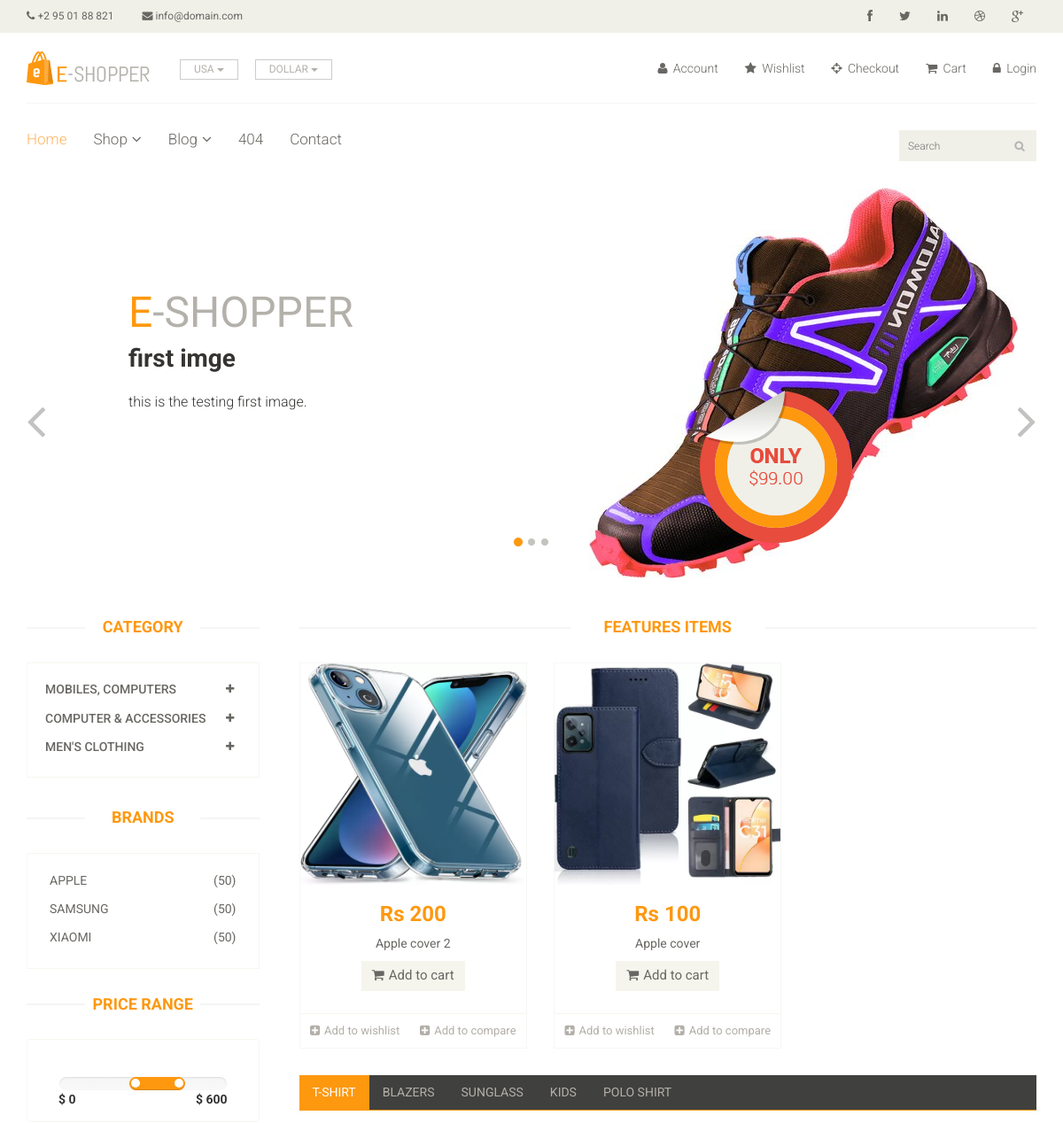
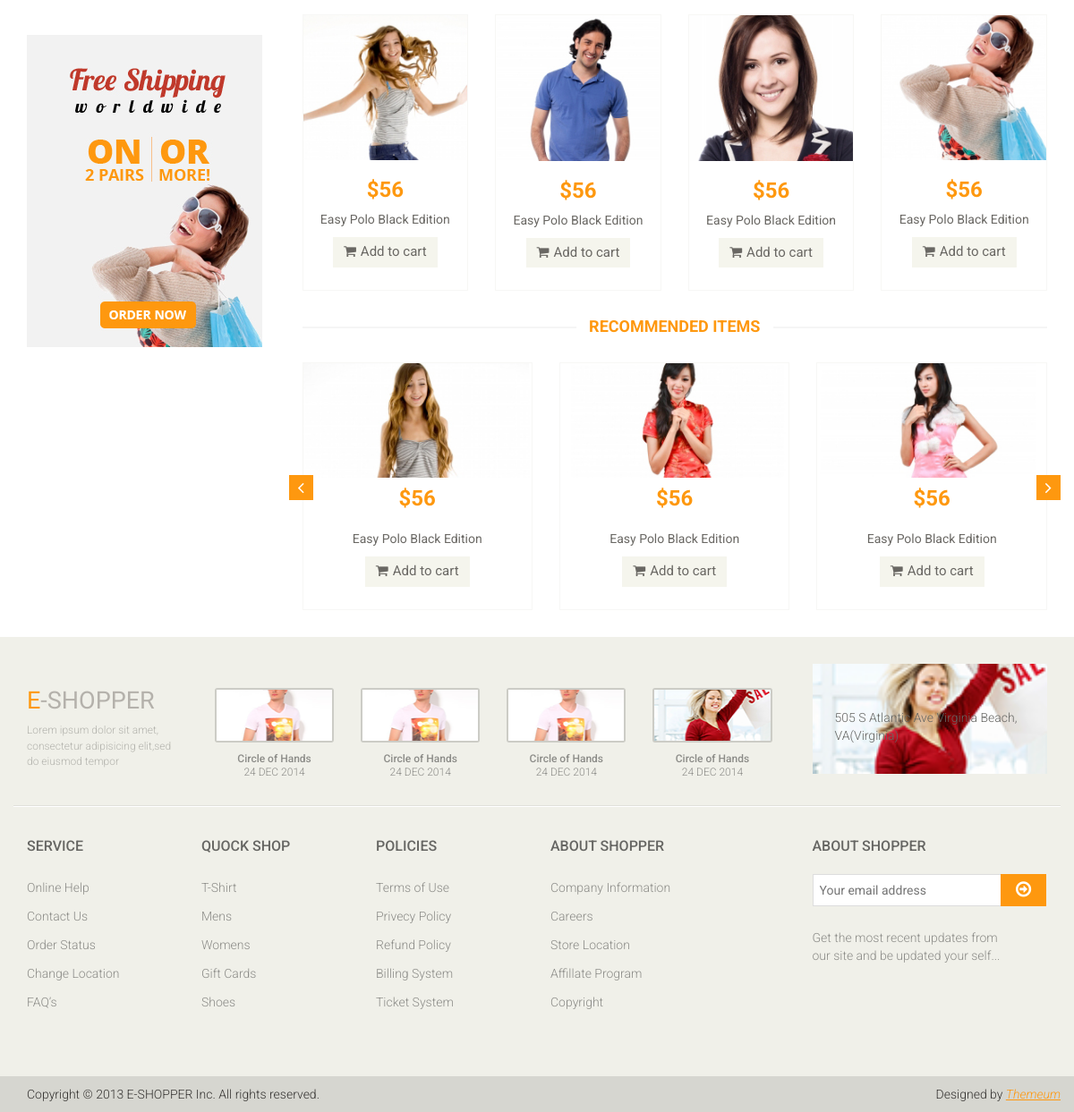
/?category=1, run on the app's committed database (2 pictures, top to bottom).
### app/models.py (models this page shows, shortened)
class Carousel(models.Model):
    image = models.ImageField(upload_to='pics/%y/%x/%d/')
    title = models.CharField(max_length=150)
    sub_title = models.CharField(max_length=100)

class Category(models.Model):
    name = models.CharField(max_length=150)

class Brand(models.Model):
    name = models.CharField(max_length=200)

class Product(models.Model):
    Availability = (('In Stock', 'In Stock'), ('Out of Stock', 'Out of Stock'))
    category = models.ForeignKey(Category, on_delete=models.CASCADE, null=False, default='')
    subcategory = models.ForeignKey(SubCategory, on_delete=models.CASCADE, null=False, default='')
    brand = models.ForeignKey(Brand, on_delete=models.CASCADE, null=True)
    image = models.ImageField(upload_to='ecommerce/pimg')
    name = models.CharField(max_length=100)
    price = models.IntegerField()
    date = models.DateField(auto_now_add=True)
    availability = models.CharField(choices=Availability, null=True, max_length=100)

### app/views.py (the view)
# urls.py: path('', views.Index, name='index'),
def Index(request):
    obj = Carousel.objects.all()
    category = Category.objects.all()
    brand = Brand.objects.all()
    product = Product.objects.all()
    categoryID = request.GET.get('category')
    brandID = request.GET.get('brand')
    if categoryID:
        product = Product.objects.filter(subcategory=categoryID).order_by('-id')
    elif brandID:
        product = Product.objects.filter(brand=brandID).order_by('-id')
    else:
        product = Product.objects.all()
    context = {
        'category': category,
        'product': product,
        'obj': obj,
        'brand': brand
    }
    return render(request, 'index.html', context)

### templates/index.html (shortened to what this page needs)
{% extends 'master.html' %}
{% block body %}
<section id="slider">
    <div class="container">
        <div class="row">
            <div class="col-sm-12">
                <div id="slider-carousel" class="carousel slide" data-ride="carousel">
                    <ol class="carousel-indicators">
                        <li data-target="#slider-carousel" data-slide-to="0" class="active"></li>
                        <li data-target="#slider-carousel" data-slide-to="1"></li>
                        <li data-target="#slider-carousel" data-slide-to="2"></li>
                    </ol>
                    <div class="carousel-inner">
                        {% for objects in obj %}
                        <div class="item {% if forloop.counter0 == 0 %} active {% endif %} ">
                            <div class="col-sm-6">
                                <h1><span>E</span>-SHOPPER</h1>
                                <h2>{{objects.title}}</h2>
                                <p>{{objects.sub_title}}. </p>
                            </div>
                            <div class="col-sm-6">
                                <img src="{{objects.image.url}}" class="girl img-responsive" alt=""/>
                                <img src="/static/images/home/pricing.png" class="pricing" alt=""/>
                            </div>
                        </div>
                        {% endfor %}
                    </div>
                    <a href="#slider-carousel" class="left control-carousel hidden-xs" data-slide="prev">
                        <i class="fa fa-angle-left"></i>
                    </a>
                    <a href="#slider-carousel" class="right control-carousel hidden-xs" data-slide="next">
                        <i class="fa fa-angle-right"></i>
                    </a>
                </div>
            </div>
        </div>
    </div>
</section>
<section>
    <div class="container">
        <div class="row">
            <div class="col-sm-3">
                <div class="left-sidebar">
                    <h2>Category</h2>
                    <div class="panel-group category-products" id="accordian">
                        {% for cat in category %}
                        <div class="panel panel-default">
                            <div class="panel-heading">
                                <h4 class="panel-title">
                                    <a data-toggle="collapse" data-parent="#accordian" href="#{{cat.id}}">
                                        <span class="badge pull-right"><i class="fa fa-plus"></i></span>
                                        {{cat.name}}
                                    </a>
                                </h4>
                            </div>
                        </div>
                        {% endfor %}
                    </div>
                    <div class="brands_products">
                        <h2>Brands</h2>
                        <div class="brands-name">
                            <ul class="nav nav-pills nav-stacked">
                                {% for i in brand %}
                                <li><a href="/?brand={{i.id}}"> <span class="pull-right">(50)</span>{{i.name}}</a></li>
                                  {% endfor %}
                            </ul>
                        </div>
                    </div>
                    <div class="price-range">
                        <h2>Price Range</h2>
                        <div class="well text-center">
                                   data-slider-step="5" data-slider-value="[250,450]" id="sl2"><br/>
                            <b class="pull-left">$ 0</b> <b class="pull-right">$ 600</b>
                        </div>
                    </div>
                    <div class="shipping text-center">
                        <img src="images/home/shipping.jpg" alt=""/>
                    </div>
                </div>
            </div>
            <div class="col-sm-9 padding-right">
                <section id="id">
                <div class="features_items">
                    <h2 class="title text-center">Features Items</h2>
                    {% for prod in product %}
                    <div class="col-sm-4">
                        <div class="product-image-wrapper">
                            <div class="single-products">
                                <div class="productinfo text-center">
                                    <img src="{{prod.image}}" alt="" height="250px;"/>
                                    <h2>Rs {{prod.price}}</h2>
                                    <p>{{prod.name}}</p>
                                    <a href="" class="btn btn-default add-to-cart"><i class="fa fa-shopping-cart"></i>Add
                                        to cart</a>
                                </div>
                                <div class="product-overlay">
                                    <div class="overlay-content">
                                          <form action="{% url 'add-to-cart' %}">
                                    </form>
                                    </div>
                                </div>
                            </div>
                            <div class="choose">
                                <ul class="nav nav-pills nav-justified">
                                    <li><a href="#"><i class="fa fa-plus-square"></i>Add to wishlist</a></li>
                                    <li><a href="#"><i class="fa fa-plus-square"></i>Add to compare</a></li>
                                </ul>
                            </div>
                        </div>
                    </div>
                    {% endfor %}
                </div>
                    </section>
                <div class="category-tab">
                    <div class="col-sm-12">
                        <ul class="nav nav-tabs">
                            <li class="active"><a href="#tshirt" data-toggle="tab">T-Shirt</a></li>
                            <li><a href="#blazers" data-toggle="tab">Blazers</a></li>
                            <li><a href="#sunglass" data-toggle="tab">Sunglass</a></li>
                            <li><a href="#kids" data-toggle="tab">Kids</a></li>
                            <li><a href="#poloshirt" data-toggle="tab">Polo shirt</a></li>
                        </ul>
                    </div>
                    <div class="tab-content">
                        <div class="tab-pane fade active in" id="tshirt">
                            <div class="col-sm-3">
                                <div class="product-image-wrapper">
                                    <div class="single-products">
                                        <div class="productinfo text-center">
                                            <img src="images/home/gallery1.jpg" alt=""/>
                                            <h2>$56</h2>
                                            <p>Easy Polo Black Edition</p>
                                            <a href="#" class="btn btn-default add-to-cart"><i
                                                    class="fa fa-shopping-cart"></i>Add to cart</a>
                                        </div>
                                    </div>
                                </div>
                            </div>
                            <div class="col-sm-3">
                                <div class="product-image-wrapper">
                                    <div class="single-products">
                                        <div class="productinfo text-center">
                                            <img src="images/home/gallery2.jpg" alt=""/>
                                            <h2>$56</h2>
                                            <p>Easy Polo Black Edition</p>
                                            <a href="#" class="btn btn-default add-to-cart"><i
                                                    class="fa fa-shopping-cart"></i>Add to cart</a>
                                        </div>
                                    </div>
                                </div>
                            </div>
                            <div class="col-sm-3">
                                <div class="product-image-wrapper">
                                    <div class="single-products">
                                        <div class="productinfo text-center">
                                            <img src="images/home/gallery3.jpg" alt=""/>
                                            <h2>$56</h2>
                                            <p>Easy Polo Black Edition</p>
                                            <a href="#" class="btn btn-default add-to-cart"><i
                                                    class="fa fa-shopping-cart"></i>Add to cart</a>
                                        </div>
                                    </div>
                                </div>
                            </div>
                            <div class="col-sm-3">
                                <div class="product-image-wrapper">
                                    <div class="single-products">
                                        <div class="productinfo text-center">
                                            <img src="images/home/gallery4.jpg" alt=""/>
                                            <h2>$56</h2>
                                            <p>Easy Polo Black Edition</p>
                                            <a href="#" class="btn btn-default add-to-cart"><i
                                                    class="fa fa-shopping-cart"></i>Add to cart</a>
                                        </div>
                                    </div>
                                </div>
                            </div>
                        </div>
                    </div>
                </div>
                <div class="recommended_items">
                    <h2 class="title text-center">recommended items</h2>
                    <div id="recommended-item-carousel" class="carousel slide" data-ride="carousel">
                        <div class="carousel-inner">
                            <div class="item active">
                                <div class="col-sm-4">
                                    <div class="product-image-wrapper">
                                        <div class="single-products">
                                            <div class="productinfo text-center">
                                                <img src="images/home/recommend1.jpg" alt=""/>
                                                <h2>$56</h2>
                                                <p>Easy Polo Black Edition</p>
                                                <a href="#" class="btn btn-default add-to-cart"><i
                                                        class="fa fa-shopping-cart"></i>Add to cart</a>
                                            </div>
                                        </div>
                                    </div>
                                </div>
                                <div class="col-sm-4">
                                    <div class="product-image-wrapper">
                                        <div class="single-products">
                                            <div class="productinfo text-center">
                                                <img src="images/home/recommend2.jpg" alt=""/>
                                                <h2>$56</h2>
                                                <p>Easy Polo Black Edition</p>
                                                <a href="#" class="btn btn-default add-to-cart"><i
                                                        class="fa fa-shopping-cart"></i>Add to cart</a>
                                            </div>
                                        </div>
                                    </div>
                                </div>
                                <div class="col-sm-4">
                                    <div class="product-image-wrapper">
                                        <div class="single-products">
                                            <div class="productinfo text-center">
                                                <img src="images/home/recommend3.jpg" alt=""/>
                                                <h2>$56</h2>
                                                <p>Easy Polo Black Edition</p>
                                                <a href="#" class="btn btn-default add-to-cart"><i
                                                        class="fa fa-shopping-cart"></i>Add to cart</a>
                                            </div>
                                        </div>
                                    </div>
                                </div>
                            </div>
                        </div>
                        <a class="left recommended-item-control" href="#recommended-item-carousel" data-slide="prev">
                            <i class="fa fa-angle-left"></i>
                        </a>
                        <a class="right recommended-item-control" href="#recommended-item-carousel" data-slide="next">
                            <i class="fa fa-angle-right"></i>
                        </a>
                    </div>
                </div>
            </div>
        </div>
    </div>
</section>
{% endblock %}

### data on the page
Carousel: title "first imge", sub_title "this is the testing first image", image (picture)
Category: name "MOBILES, COMPUTERS"
Category: name "COMPUTER & ACCESSORIES"
Category: name "MEN'S CLOTHING"
Brand: name "APPLE"
Brand: name "SAMSUNG"
Brand: name "XIAOMI"
Product: image (picture), price "200", name "Apple cover 2"
Product: image (picture), price "100", name "Apple cover"
